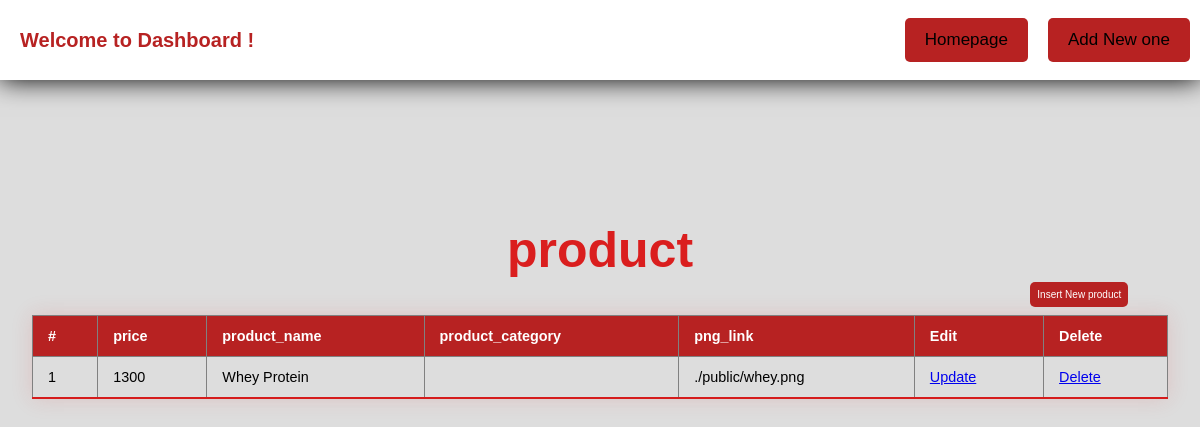
The page /admin/record_table.php?table=product on the database its author committed.
### tables this page shows
CREATE TABLE `product` (
  `price` float NOT NULL,
  `product_id` int(11) NOT NULL,
  `product_name` varchar(50) NOT NULL,
  `product_category` varchar(50) NOT NULL,
  `png_link` varchar(90) NOT NULL
);

### admin/record_table.php (the view, shortened to what this page needs)
<?php
require_once('../db.php');
$table = $_GET['table'];
$table_map = array(
    "gym" => array("gym_name", "gym_address", "city", "gym_number", "gym_img_link", "gym_link"),
    "diet" => array("diet_link", "diet_name", "diet_link_img", "carbs", "calories", "proteins"),
    "workout" => array("workout_name", "workout_img_link", "workout_plan_link", "description", "workout_summary", "goal", "duration", "length"),
    "product" => array("price", "product_name", "product_category", "png_link")
);
if (isset($table_map[$table])) {
    if ($table == 'workout') {
        $tableName = 'workout_plan';
    } else {
        $tableName = $table;
    }
    $fieldNames = $table_map[$table];
} else {
    die("Invalid table name");
}
try {
    $query = "SELECT * FROM $tableName ORDER BY " . $table . "_id DESC";
    $stmt = $conn->prepare($query);
    $stmt->execute();
    $result = $stmt->get_result();
} catch (Exception $e) {
    echo "Error: " . $e->getMessage();
}
?>
<!DOCTYPE html>
<html lang="eng">
<head>
    <link rel="stylesheet" href="dashboard.css">
</head>
<body>
    <header>
        <h2 class="welcome">Welcome to Dashboard !</h2>
        <nav>
            <ul>
                <li><a href="../index.html">Homepage</a></li>
                <li><a href="insert.php?table=<?php echo $table ?>">Add New one</a></li>
            </ul>
        </nav>
    </header>
    <div class='record'>
        <h2><?php echo $tableName ?></h2>
        <a href='insert.php?table=<?php echo $table ?>'><button class='btn'>Insert New <?php echo $table ?></button></a>
        <table class="styled-table" width="100%" border="1" style="border-collapse:collapse;">
            <thead>
                <tr>
                    <th>#</th>
                    <?php foreach ($fieldNames as $fieldName) { ?>
                        <th><?php echo $fieldName ?></th>
                    <?php } ?>
                    <th>Edit</th>
                    <th>Delete</th>
                </tr>
            </thead>
            <tbody>
                <?php $count = 1;
                while ($row = $result->fetch_assoc()) { ?>
                    <tr>
                        <td><?php echo $count ?></td>
                        <?php foreach ($fieldNames as $fieldName) { ?>
                            <td><?php echo $row[$fieldName] ?></td>
                        <?php } ?>
                        <td><a href='insert.php?table=<?php echo $table ?>&id=<?php echo $row[$tableName . "_id"] ?? $row['workout_id'] ?>'>Update</a></td>
                        <td><a href='insert.php?table=<?php echo $table ?>&id=<?php echo $row[$tableName . "_id"] ?? $row['workout_id'] ?>&action=delete'>Delete</a></td>
                    </tr>
                <?php $count++;
                } ?>
            </tbody>
        </table>
    </div>
</body>
</html>

### admin/dashboard.css (style rules this page uses)
body { height: 125vh; background-color: #dddddd; background-size: cover; font-family: sans-serif; margin-top: 80px; padding: 2%; }
header { position: absolute; z-index: +9999; }
.record h2 { position: relative; top: 75px; font-family: 'nasalization' ,sans-serif; font-weight: bold; font-size: 50px; }
.btn { position: relative; left: 87%; top: 27PX; background-color: #b72222; color: white; border: none; border-radius: 5px; padding: 7px 7px; font-size: 10px; cursor: pointer; margin: 10px; text-decoration: none; }
.welcome { position: relative; font-family: 'nasalization' ,sans-serif; left: 20px; font-size: 20px; font-weight: bold; color: #b72222; }
header { background-color: white; position: fixed; top: 0; left: 0; right: 0; height: 80px; display: flex; align-items: center; justify-content: space-between; box-shadow: 0 0 25px 0 black; font-family: 'nasalization' , sans-serif; }
header * { display: inline; }
header li { margin: 20px; }
header li a { color: black; text-decoration: none; }
nav { display: flex; align-items: center; }
nav ul { list-style-type: none; margin: 0; padding: 0; display: flex; }
nav li { margin: 0 20px; background-color: #b72222; color: white; border: none; border-radius: 5px; padding: 12px 20px; font-size: 17px; cursor: pointer; margin: 10px; }
h2 { color: rgb(218, 30, 30); text-align: center; }
.styled-table { border-collapse: collapse; margin: 25px 0; font-size: 0.9em; font-family: sans-serif; min-width: 400px; box-shadow: 0 0 20px rgba(219, 49, 49, 0.15); }
.styled-table thead tr { background-color: #b72222; color: #ffffff; text-align: left; }
.styled-table th, .styled-table td { padding: 12px 15px; }
.styled-table tbody tr { border-bottom: 1px solid #dddddd; }
.styled-table tbody tr:last-of-type { border-bottom: 2px solid #d51c1c; }

### rows shown on the page
product: price "1300", product_name "Whey Protein", png_link "./public/whey.png"

### other values the page prints
$tableName "product"
$table "product"
$fieldName "price"
$fieldName "product_name"
$fieldName "product_category"
$fieldName "png_link"
